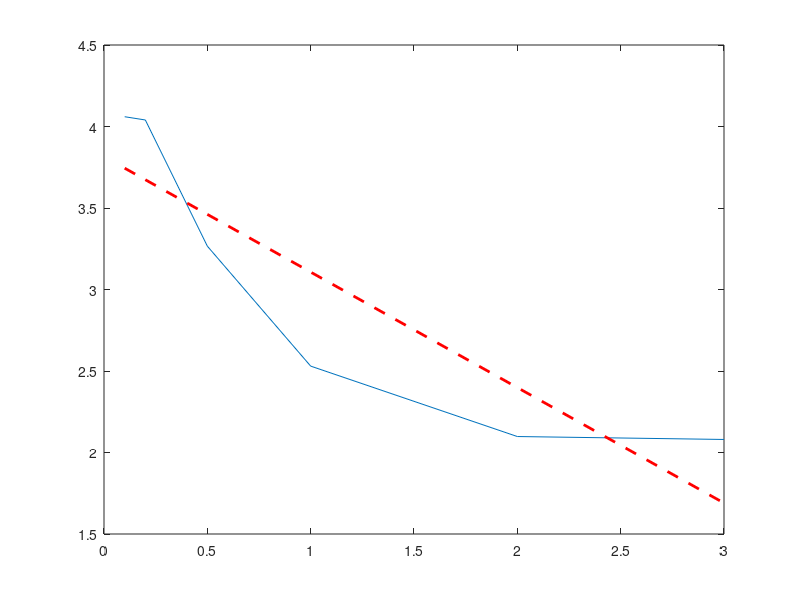

Write MATLAB code to recreate this figure.
x = [0.1 0.2 0.5 1 2 3];
y = [4.06 4.04  3.266 2.53 2.098 2.08];

%
% x =minOverlap:minOverlap+length(parameters1)-1;
cnu = polyfit(x,y,1);
y_est1 = polyval(cnu,x);

figure
plot(x,y)
hold on
plot(x,y_est1,'r--','LineWidth',2)